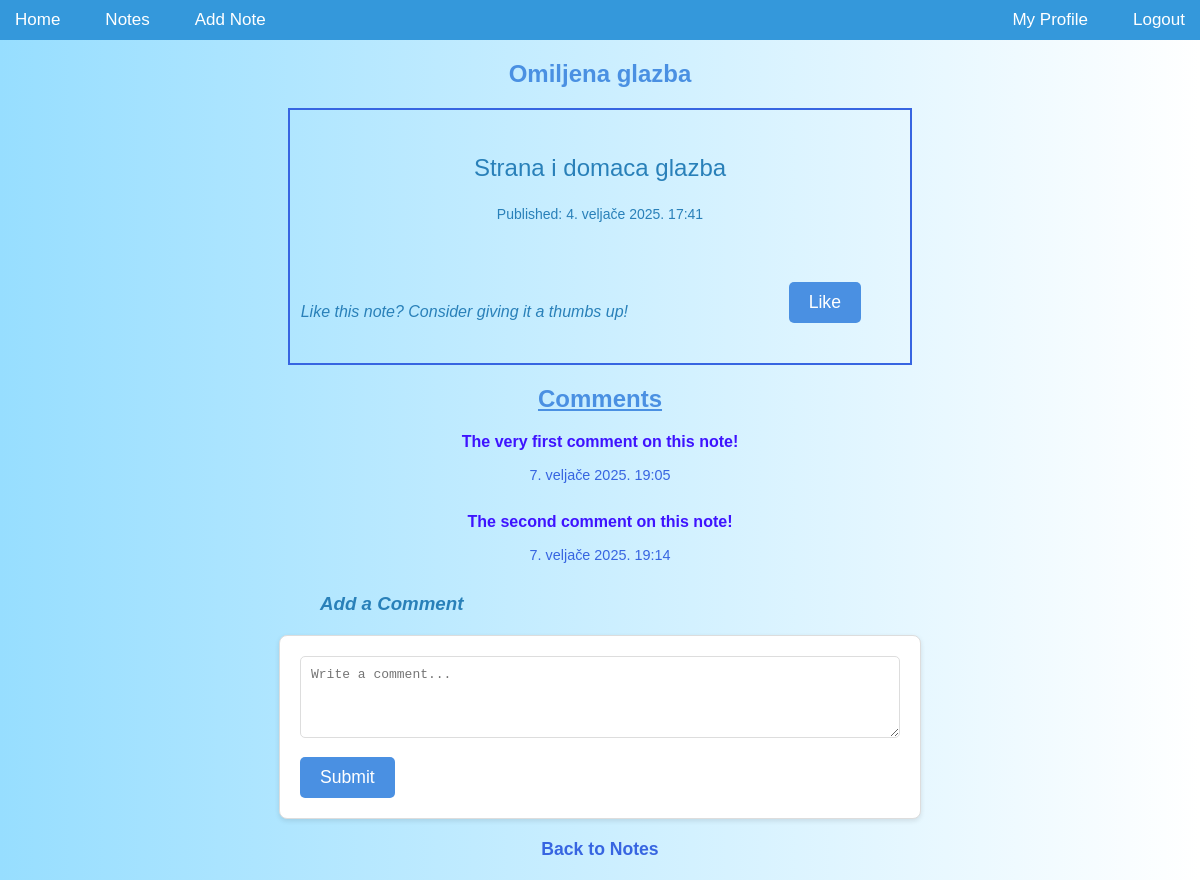
Page /notes/59/ (signed in) on the committed database.
### notes/models.py (models this page shows, shortened)
class Note(models.Model):
    ROLE_CHOICES = [
        ('hobbies', 'Hobbies'),
        ('movies', 'Movies'),
        ('school', 'School'),
        ('work', 'Work'),
        ('music', 'Music'),
        ('personal', 'Personal'),
    ]
    CATEGORY_CHOICES = [
        ('business', 'Business'),
        ('personal', 'Personal'),
    ]
    user = models.ForeignKey('accounts.CustomUser', on_delete=models.CASCADE, null=True, blank=True, related_name='notes')
    title = models.CharField(max_length=200)
    content = models.TextField()
    pub_date = models.DateTimeField(auto_now_add=True)
    likes = models.PositiveIntegerField(default=0)
    private_notes = models.ManyToManyField(PrivateNoteModel, blank=True)
    is_public = models.BooleanField(default=True)
    is_important = models.BooleanField(default=False)
    is_locked = models.BooleanField(default=False)
    password = models.CharField(max_length=100, null=True, blank=True)
    completed = models.BooleanField(default=False)
    is_private = models.BooleanField(default=False)
    role = models.CharField(max_length=20, choices=ROLE_CHOICES, blank=True, null=True)
    approved = models.BooleanField(default=False)
    category = models.CharField(max_length=20, choices=CATEGORY_CHOICES, default='personal', blank=True, null=True)

class Comment(models.Model):
    note = models.ForeignKey(Note, on_delete=models.CASCADE, related_name='comments')
    text = models.TextField()
    created_at = models.DateTimeField(auto_now_add=True)

### notes/views.py (the view)
# urls.py: path('<int:note_id>/', views.detail, name='detail'),
def detail(request, note_id):
    note = get_object_or_404(Note, pk=note_id)
    comments = note.comments.all()
    return render(request, 'notes/detail.html', {'note': note, 'comments': comments})

### notes/templates/notes/detail.html (shortened to what this page needs)
{% extends 'notes/base.html' %}
{% block content %}
    <h2>{{ note.title }}</h2>
    <div class="note-content">
        <p class="note-actual-content">{{ note.content }}</p>
        <p class="published">Published: {{ note.pub_date }}</p>
        <div class="text-likebutton">
            <p><em>Like this note? Consider giving it a thumbs up!</em></p>
            <form class = 'like' action="{% url 'notes:like' note.id %}" method="post">
                <button type="submit">Like</button>
            </form>
        </div>
    </div>
    <h2 style="text-decoration: underline;">
        Comments
    </h2>
    {% for comment in comments %}
    <div class="comment">
        <p class="comment-text">{{ comment.text }}</p>
        <p class="comment-date">{{ comment.created_at }}</p>
    </div>
    {% empty %}
        <p class="no-comment">No comments yet.</p>
    {% endfor %}
    <h3 style="margin-left: 300px; color: #2980b9;"><em>Add a Comment</em></h3>
    <form method="post" action="{% url 'notes:add_comment' note.id %}">
        <textarea name="comment_text" rows="4" cols="50" placeholder="Write a comment..."></textarea><br>
        <button type="submit">Submit</button>
    </form>
    <a href="{% url 'notes:index' %}" class="back-to-notes">Back to Notes</a>
{% endblock %}

### notes/static/app/notes.css (style rules this page uses)
body { background: linear-gradient(to bottom, white, #b3e5fc); color: #2c3e50; font-family: Arial, sans-serif; margin: 0; padding: 0; }
h1, h2 { color: #2980b9; font-weight: bold; }
input, textarea { width: 100%; padding: 10px; border: 1px solid #bdc3c7; border-radius: 5px; font-size: 16px; box-sizing: border-box; }
button { background-color: #3498db; color: white; border: none; padding: 10px 20px; border-radius: 5px; font-size: 16px; cursor: pointer; }
body { font-family: Arial, sans-serif; background-color: #f4f7fa; color: #333; margin: 0; padding: 0; }
h2 { text-align: center; color: #4a90e2; margin-top: 20px; }
form { background-color: #fff; border: 1px solid #ddd; border-radius: 8px; padding: 20px; box-shadow: 0 2px 5px rgba(0, 0, 0, 0.1); margin: 20px auto; width: 80%; max-width: 600px; }
.like { background-color: none; border: none; border-radius: none; padding: 0px; margin: 0px; width: 100%; max-width: 0px; padding-bottom:20px; }
form input, form textarea { width: 100%; padding: 10px; border-radius: 5px; border: 1px solid #ddd; margin-bottom: 15px; font-size: 1em; }
form button { background-color: #4a90e2; color: white; padding: 10px 20px; border: none; border-radius: 5px; font-size: 1.1em; cursor: pointer; transition: background-color 0.3s; }
a { color: #4a90e2; text-decoration: none; font-size: 1.1em; }
body.light { background: linear-gradient(to right, #97deff, white); color: black; }
.note-content { font-family: 'Trebuchet MS', 'Lucida Sans Unicode', 'Lucida Grande', 'Lucida Sans', Arial, sans-serif; color: #2980b9; width: 50%; margin: 0 auto; padding: 20px; border: 2px solid #3765e1; text-align: center; }
.note-actual-content { font-size: 24px; }
.published { font-size: 14px; }
.like button { margin-left: 20px; }
.text-likebutton { display: grid; grid-template-columns: auto auto; align-items: center; gap: 80px; margin-left: -70px; margin-top: 60px; }
.comment { text-align: center; margin-bottom: 30px; }
.comment-text { color: rgb(62, 19, 255); font-weight: bold; font-family: 'Trebuchet MS', 'Lucida Sans Unicode', 'Lucida Grande', 'Lucida Sans', Arial, sans-serif; }
.comment-date { color: #3765e1; font-size: 0.9em; font-family: 'Trebuchet MS', 'Lucida Sans Unicode', 'Lucida Grande', 'Lucida Sans', Arial, sans-serif; }
.back-to-notes { display: block; font-family: 'Trebuchet MS', 'Lucida Sans Unicode', 'Lucida Grande', 'Lucida Sans', Arial, sans-serif; text-align: center; margin-top: 20px; font-weight: bold; text-decoration: none; color: #3765e1; }

### rows in the picture
Note: title "Omiljena glazba", content "Strana i domaca glazba", pub_date "4. veljače 2025. 17:41"
Comment: text "The very first comment on this note!", created_at "7. veljače 2025. 19:05"
Comment: text "The second comment on this note!", created_at "7. veljače 2025. 19:14"
